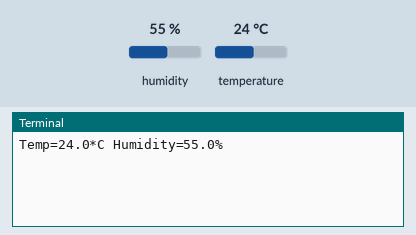
Recording of a program running on a simulated Raspberry Pi (BCM pin numbers). On the bench: the last lines printed to the terminal. The test bench sets the inputs (shaded band); at power-on: humidity 55 %, temperature 24 °C. The clock reads 2024-03-15 10:24:30 at power-on unless the program sets it; files the program writes start out absent.

Above: at 1.2 s.
1.3 s: humidity set to 22 %
At 11.8 s:
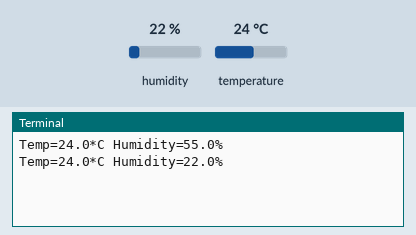
12.0 s: temperature set to 12 °C
At 22.4 s:
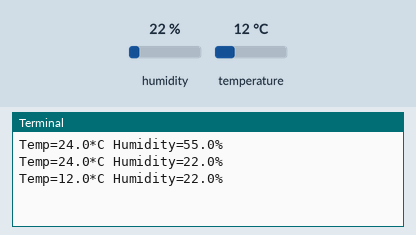
22.7 s: humidity set to 40 %
At 32.6 s:
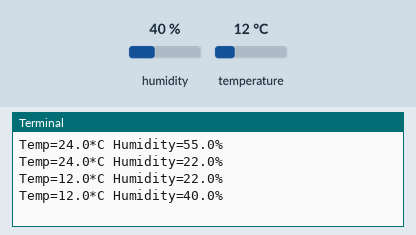
Timing chart, 0 to 34.1 s (numbered marks = the images above; inputs shaded):
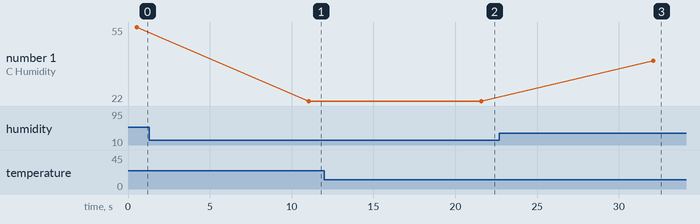

The program:

humidity_logger.py
```python
import os
import Adafruit_DHT
import time

DHT_Sensor = Adafruit_DHT.DHT22
DHT_Pin = 4

try:
	f = open('/home/pi/humidity.csv', 'a+')
	if os.stat('home/pi/humidity.csv').st_size == 0:
		f.write('Date, Time, Temperature, Humidity\r\n')

except:
	pass

while True:
	humidity, temperature = Adafruit_DHT.read_retry(DHT_Sensor, DHT_Pin)

	if humidity is not None and temperature is not None:
		print("Temp={0:0.1f}*C Humidity={1:0.1f}%".format(temperature, humidity))
		f.write('{0}, {1}, {2:0.1f}*C, {3:0.1f}%\r\n'.format(time.strftime('%m/%d/%y'),time.strftime('%H:%M'), temperature, humidity))

	else:
		print('Failed to retrieve data from the humidity sensor :(')
	time.sleep(10)
```

Measured:
- after the input at 1.3 s, the terminal: prints a new line after 9.8 s (image 1)
- after the input at 12.0 s, the terminal: prints a new line after 9.6 s (image 2)
- after the input at 22.7 s, the terminal: prints a new line after 9.4 s (image 3)
- plotted number 1: 55 → 22 after the input at 1.3 s, 22 → 40 after the input at 22.7 s
